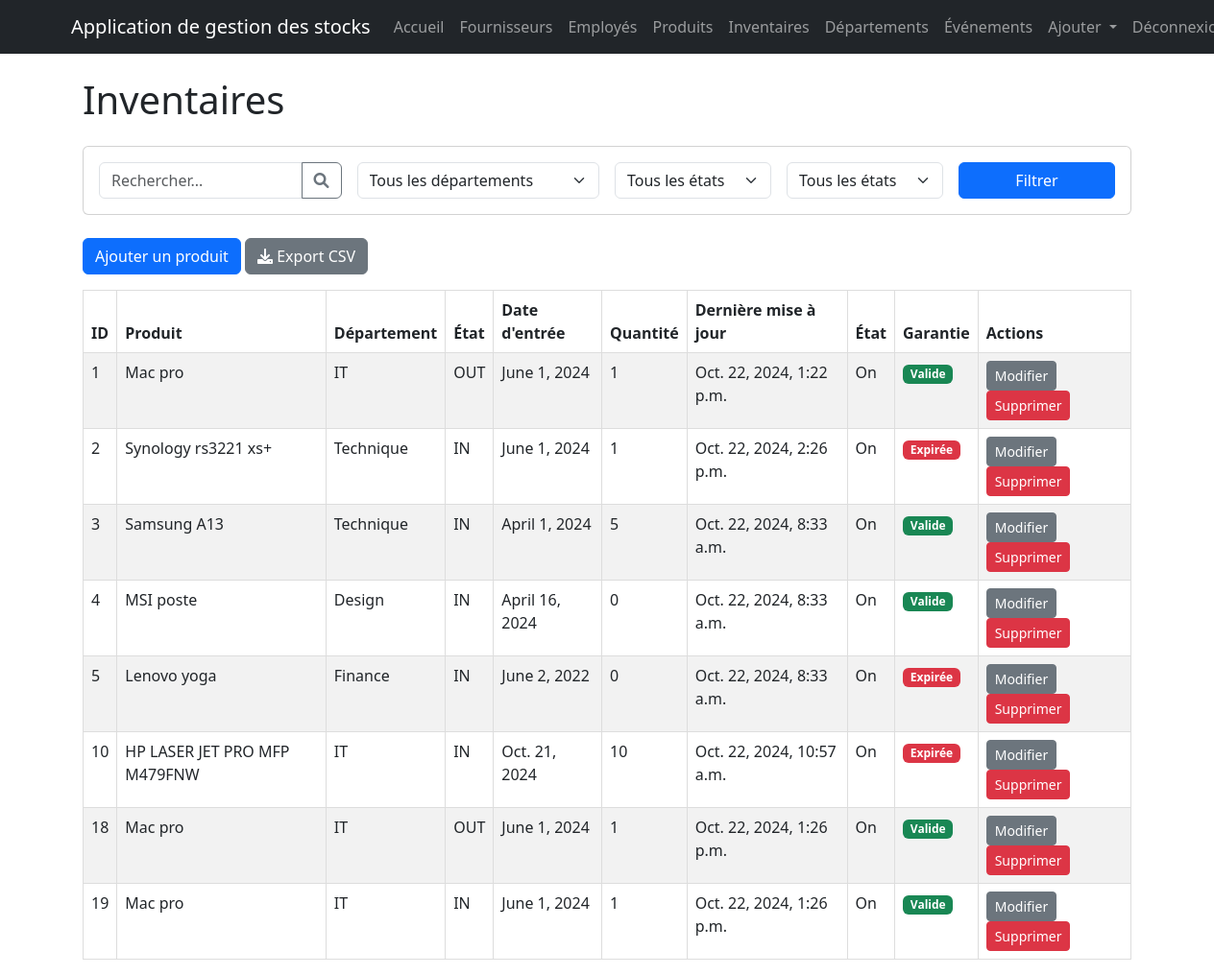
/inventaires/ (signed in), run on the app's committed database.
### BeyondComV2/models.py (models this page shows, shortened)
class Inventaire(models.Model):
    inventaire_id = models.AutoField(primary_key=True)
    produit = models.ForeignKey(Produit, on_delete=models.CASCADE)
    etat_InOut_choices = [
        ('IN', 'IN'),
        ('OUT', 'OUT'),
    ]
    etat_InOut = models.CharField(max_length=20, choices=etat_InOut_choices, default='IN')
    date_in = models.DateField()
    quantite_produit = models.IntegerField()
    old_quantity = models.IntegerField(null=True, blank=True)  # New field
    last_updated = models.DateTimeField(auto_now=True)
    state_choices = [
        ('On', 'On'),
        ('Off', 'Off'),
        ('Maintenance', 'Maintenance')
    ]
    state = models.CharField(max_length=20, choices=state_choices, default='On')

class Produit(models.Model):
    produit_id = models.AutoField(primary_key=True)
    produit_name = models.CharField(max_length=100)
    category = models.CharField(max_length=100)
    code_bar = models.CharField(max_length=32, unique=True, editable=False)
    prix = models.DecimalField(max_digits=12, decimal_places=2)
    description = models.TextField()
    fournisseur = models.ForeignKey('Fournisseur', on_delete=models.CASCADE)
    departement = models.ForeignKey('Departement', on_delete=models.SET_NULL, null=True)
    warranty_period = models.IntegerField(null=True, blank=True)  # in months
    warranty_start_date = models.DateTimeField(null=True, blank=True)
    warranty_end_date = models.DateTimeField(null=True, blank=True)
    warranty_isValid = models.BooleanField(default=False)

class Departement(models.Model):
    departement_id = models.AutoField(primary_key=True)
    department_name = models.CharField(max_length=100)

### BeyondComV2/views.py (the view)
# urls.py: path('inventaires/', inventaire_list, name='inventaire_list'),
def inventaire_list(request):
    inventaires = Inventaire.objects.select_related('produit', 'produit__departement').all()
    selected_department = request.GET.get('department', 'all')
    selected_state = request.GET.get('state', 'all')
    selected_etat = request.GET.get('etat', 'all')
    search_query = request.GET.get('search', '')
    if selected_department and selected_department.lower() != 'all':
        inventaires = inventaires.filter(produit__departement__department_name=selected_department)
    if selected_state and selected_state.lower() != 'all':
        inventaires = inventaires.filter(state=selected_state)
    if selected_etat and selected_etat.lower() != 'all':
        inventaires = inventaires.filter(etat_InOut=selected_etat)
    if search_query:
        inventaires = inventaires.filter(
            models.Q(produit__produit_name__icontains=search_query) |
            models.Q(produit__code_bar__icontains=search_query)
        )
    departments = list(Departement.objects.values_list('department_name', flat=True))
    state_choices = [choice[0] for choice in Inventaire.state_choices]
    etat_choices = ['IN', 'OUT']
    context = {
        'inventaires': inventaires,
        'departments': departments,
        'state_choices': state_choices,
        'etat_choices': etat_choices,
        'selected_department': selected_department,
        'selected_state': selected_state,
        'selected_etat': selected_etat,
        'search_query': search_query,
    }
    return render(request, 'BeyondComV2/inventaire_list.html', context)

### BeyondComV2/models.py (called while the page is built)
    def handle_event_pre_date(self):
        try:
            with transaction.atomic():
                products_to_update = self.list_of_products.filter(etat_InOut='IN')
                if products_to_update.exists():
                    for inventaire in products_to_update:
                        inventaire.etat_InOut = 'OUT'
                        inventaire.save()
                    print(f"Products moved OUT for event: {self.event_name}")
                return True
        except Exception as e:
            print(f"Error in handle_event_pre_date: {str(e)}")
            return False

    def handle_event_post_date(self):
        try:
            with transaction.atomic():
                products_to_update = self.list_of_products.filter(etat_InOut='OUT')
                if products_to_update.exists():
                    for inventaire in products_to_update:
                        inventaire.etat_InOut = 'IN'
                        inventaire.save()
                    print(f"Products moved IN for event: {self.event_name}")
                return True
        except Exception as e:
            print(f"Error in handle_event_post_date: {str(e)}")
            return False

    def save(self, *args, **kwargs):
        is_new = self.pk is None
        super().save(*args, **kwargs)
        if is_new:
            current_time = timezone.now()
            if current_time >= self.event_pre_date:
                self.handle_event_pre_date()
            if current_time >= self.event_post_date:
                self.handle_event_post_date()

### BeyondComV2/templates/BeyondComV2/inventaire_list.html (shortened to what this page needs)
{% extends 'BeyondComV2/base.html' %}
{% block content %}
<div class="container">
    <h1 class="mb-4">Inventaires</h1>
    <div class="card mb-4">
        <div class="card-body">
            <form method="get" class="row g-3">
                <div class="col-md-3">
                    <div class="input-group">
                        <input type="text" class="form-control" name="search"
                               value="{{ search_query }}" placeholder="Rechercher...">
                        <button class="btn btn-outline-secondary" type="submit">
                            <i class="fas fa-search"></i>
                        </button>
                    </div>
                </div>
                <div class="col-md-3">
                    <select class="form-select" name="department">
                        <option value="all" {% if selected_department == 'all' %}selected{% endif %}>
                            Tous les départements
                        </option>
                    </select>
                </div>
                <div class="col-md-2">
                    <select class="form-select" name="etat">
                        <option value="all" {% if selected_etat == 'all' %}selected{% endif %}>
                            Tous les états
                        </option>
                    </select>
                </div>
                <div class="col-md-2">
                    <select class="form-select" name="state">
                        <option value="all" {% if selected_state == 'all' %}selected{% endif %}>
                            Tous les états
                        </option>
                    </select>
                </div>
                <div class="col-md-2">
                    <button type="submit" class="btn btn-primary w-100">Filtrer</button>
                </div>
            </form>
        </div>
    </div>
    <div class="mb-3">
        <a href="{% url 'inventaire_create' %}" class="btn btn-primary">Ajouter un produit</a>
        <a href="{% url 'download_inventaire_csv' %}" class="btn btn-secondary">
            <i class="fas fa-download"></i> Export CSV
        </a>
    </div>
    <div class="table-responsive">
        <table class="table table-striped table-hover">
            <thead>
                <tr>
                    <th>ID</th>
                    <th>Produit</th>
                    <th>Département</th>
                    <th>État</th>
                    <th>Date d'entrée</th>
                    <th>Quantité</th>
                    <th>Dernière mise à jour</th>
                    <th>État</th>
                    <th>Garantie</th>
                    <th>Actions</th>
                </tr>
            </thead>
            <tbody>
                {% for inventaire in inventaires %}
                <tr>
                    <td>{{ inventaire.inventaire_id }}</td>
                    <td>{{ inventaire.produit.produit_name }}</td>
                    <td>{{ inventaire.produit.departement.department_name }}</td>
                    <td>{{ inventaire.etat_InOut }}</td>
                    <td>{{ inventaire.date_in }}</td>
                    <td>{{ inventaire.quantite_produit }}</td>
                    <td>{{ inventaire.last_updated }}</td>
                    <td>{{ inventaire.state }}</td>
                    <td>
                        {% if inventaire.produit.warranty_isValid %}
                            <span class="badge bg-success">Valide</span>
                        {% else %}
                            <span class="badge bg-danger">Expirée</span>
                        {% endif %}
                    </td>
                    <td>
                        <a href="{% url 'inventaire_update' inventaire.pk %}"
                           class="btn btn-secondary btn-sm">Modifier</a>
                        <a href="{% url 'inventaire_delete' inventaire.pk %}"
                           class="btn btn-danger btn-sm">Supprimer</a>
                    </td>
                </tr>
                {% endfor %}
            </tbody>
        </table>
    </div>
</div>
{% endblock %}

### BeyondComV2/templates/BeyondComV2/base.html (style rules this page uses)
table { width: 100%; border-collapse: collapse; }
th, td { border: 1px solid #ddd; padding: 8px; text-align: left; }
th { background-color: #f2f2f2; }

### data on the page
Inventaire: inventaire_id "1", produit.produit_name "Mac pro", produit.departement.department_name "IT", etat_InOut "OUT", date_in "June 1, 2024", quantite_produit "1", last_updated "Oct. 22, 2024, 1:22 p.m.", state "On", shows "Valide"
Inventaire: inventaire_id "2", produit.produit_name "Synology rs3221 xs+", produit.departement.department_name "Technique", etat_InOut "IN", date_in "June 1, 2024", quantite_produit "1", last_updated "Oct. 22, 2024, 2:26 p.m.", state "On", shows "Expirée"
Inventaire: inventaire_id "3", produit.produit_name "Samsung A13", produit.departement.department_name "Technique", etat_InOut "IN", date_in "April 1, 2024", quantite_produit "5", last_updated "Oct. 22, 2024, 8:33 a.m.", state "On", shows "Valide"
Inventaire: inventaire_id "4", produit.produit_name "MSI poste", produit.departement.department_name "Design", etat_InOut "IN", date_in "April 16, 2024", quantite_produit "0", last_updated "Oct. 22, 2024, 8:33 a.m.", state "On", shows "Valide"
Inventaire: inventaire_id "5", produit.produit_name "Lenovo yoga", produit.departement.department_name "Finance", etat_InOut "IN", date_in "June 2, 2022", quantite_produit "0", last_updated "Oct. 22, 2024, 8:33 a.m.", state "On", shows "Expirée"
Inventaire: inventaire_id "10", produit.produit_name "HP LASER JET PRO MFP M479FNW", produit.departement.department_name "IT", etat_InOut "IN", date_in "Oct. 21, 2024", quantite_produit "10", last_updated "Oct. 22, 2024, 10:57 a.m.", state "On", shows "Expirée"
Inventaire: inventaire_id "18", produit.produit_name "Mac pro", produit.departement.department_name "IT", etat_InOut "OUT", date_in "June 1, 2024", quantite_produit "1", last_updated "Oct. 22, 2024, 1:26 p.m.", state "On", shows "Valide"
Inventaire: inventaire_id "19", produit.produit_name "Mac pro", produit.departement.department_name "IT", etat_InOut "IN", date_in "June 1, 2024", quantite_produit "1", last_updated "Oct. 22, 2024, 1:26 p.m.", state "On", shows "Valide"
